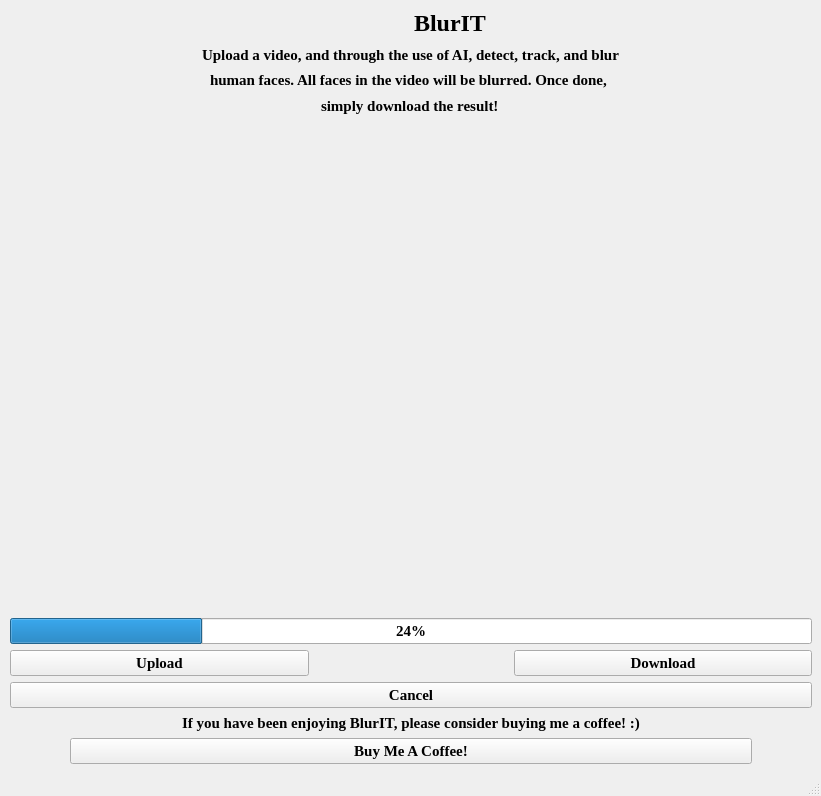
<?xml version="1.0" encoding="UTF-8"?>
<ui version="4.0">
 <class>MainWindow</class>
 <widget class="QMainWindow" name="MainWindow">
  <property name="geometry">
   <rect>
    <x>0</x>
    <y>0</y>
    <width>821</width>
    <height>796</height>
   </rect>
  </property>
  <property name="minimumSize">
   <size>
    <width>0</width>
    <height>2</height>
   </size>
  </property>
  <property name="font">
   <font>
    <family>Georgia</family>
    <pointsize>11</pointsize>
    <bold>true</bold>
   </font>
  </property>
  <property name="windowTitle">
   <string>MainWindow</string>
  </property>
  <widget class="QWidget" name="centralwidget">
   <property name="autoFillBackground">
    <bool>false</bool>
   </property>
   <layout class="QVBoxLayout" name="verticalLayout_7">
    <item>
     <layout class="QVBoxLayout" name="verticalLayout_6" stretch="0,4,18,4">
      <item>
       <layout class="QVBoxLayout" name="verticalLayout_8">
        <item>
         <layout class="QHBoxLayout" name="horizontalLayout_3"/>
        </item>
       </layout>
      </item>
      <item>
       <layout class="QVBoxLayout" name="verticalLayout_4">
        <item>
         <layout class="QHBoxLayout" name="horizontalLayout_2">
          <item alignment="Qt::AlignLeft|Qt::AlignTop">
           <widget class="QLabel" name="logo">
            <property name="enabled">
             <bool>true</bool>
            </property>
            <property name="sizePolicy">
             <sizepolicy hsizetype="Minimum" vsizetype="MinimumExpanding">
              <horstretch>0</horstretch>
              <verstretch>0</verstretch>
             </sizepolicy>
            </property>
            <property name="layoutDirection">
             <enum>Qt::RightToLeft</enum>
            </property>
            <property name="text">
             <string/>
            </property>
            <property name="pixmap">
             <pixmap resource="icon.qrc">:/Assets/Assets/logo.png</pixmap>
            </property>
            <property name="scaledContents">
             <bool>false</bool>
            </property>
            <property name="alignment">
             <set>Qt::AlignRight|Qt::AlignTrailing|Qt::AlignVCenter</set>
            </property>
           </widget>
          </item>
          <item>
           <widget class="QLabel" name="Name">
            <property name="maximumSize">
             <size>
              <width>16777215</width>
              <height>16777215</height>
             </size>
            </property>
            <property name="font">
             <font>
              <family>Georgia</family>
              <pointsize>18</pointsize>
              <bold>true</bold>
             </font>
            </property>
            <property name="text">
             <string>BlurIT</string>
            </property>
           </widget>
          </item>
         </layout>
        </item>
        <item alignment="Qt::AlignHCenter|Qt::AlignBottom">
         <widget class="QLabel" name="Description1">
          <property name="text">
           <string>Upload a video, and through the use of AI, detect, track, and blur</string>
          </property>
         </widget>
        </item>
        <item alignment="Qt::AlignHCenter|Qt::AlignVCenter">
         <widget class="QLabel" name="Description2">
          <property name="text">
           <string>human faces. All faces in the video will be blurred. Once done, </string>
          </property>
         </widget>
        </item>
        <item alignment="Qt::AlignHCenter|Qt::AlignTop">
         <widget class="QLabel" name="Description3">
          <property name="text">
           <string>simply download the result!</string>
          </property>
         </widget>
        </item>
       </layout>
      </item>
      <item>
       <layout class="QVBoxLayout" name="verticalLayout_5" stretch="0">
        <property name="sizeConstraint">
         <enum>QLayout::SetDefaultConstraint</enum>
        </property>
        <item>
         <widget class="QWidget" name="VideoPlayerFrame" native="true"/>
        </item>
       </layout>
      </item>
      <item>
       <layout class="QVBoxLayout" name="verticalLayout_3">
        <property name="leftMargin">
         <number>1</number>
        </property>
        <item>
         <layout class="QVBoxLayout" name="verticalLayout">
          <item>
           <widget class="QProgressBar" name="progressBar">
            <property name="value">
             <number>24</number>
            </property>
           </widget>
          </item>
          <item>
           <layout class="QHBoxLayout" name="horizontalLayout">
            <property name="spacing">
             <number>205</number>
            </property>
            <item>
             <widget class="QPushButton" name="Upload">
              <property name="sizePolicy">
               <sizepolicy hsizetype="Minimum" vsizetype="Preferred">
                <horstretch>0</horstretch>
                <verstretch>0</verstretch>
               </sizepolicy>
              </property>
              <property name="text">
               <string>Upload</string>
              </property>
             </widget>
            </item>
            <item>
             <widget class="QPushButton" name="Download">
              <property name="enabled">
               <bool>true</bool>
              </property>
              <property name="sizePolicy">
               <sizepolicy hsizetype="Minimum" vsizetype="Preferred">
                <horstretch>0</horstretch>
                <verstretch>0</verstretch>
               </sizepolicy>
              </property>
              <property name="text">
               <string>Download</string>
              </property>
             </widget>
            </item>
           </layout>
          </item>
         </layout>
        </item>
        <item>
         <widget class="QPushButton" name="Cancel">
          <property name="text">
           <string>Cancel</string>
          </property>
         </widget>
        </item>
        <item>
         <layout class="QVBoxLayout" name="verticalLayout_2">
          <property name="leftMargin">
           <number>60</number>
          </property>
          <property name="rightMargin">
           <number>60</number>
          </property>
          <item>
           <widget class="QLabel" name="coffeeLabel">
            <property name="sizePolicy">
             <sizepolicy hsizetype="Preferred" vsizetype="Preferred">
              <horstretch>0</horstretch>
              <verstretch>0</verstretch>
             </sizepolicy>
            </property>
            <property name="font">
             <font>
              <family>Georgia</family>
              <pointsize>11</pointsize>
              <bold>true</bold>
             </font>
            </property>
            <property name="text">
             <string>If you have been enjoying BlurIT, please consider buying me a coffee! :)</string>
            </property>
            <property name="alignment">
             <set>Qt::AlignBottom|Qt::AlignHCenter</set>
            </property>
           </widget>
          </item>
          <item>
           <widget class="QPushButton" name="coffee">
            <property name="text">
             <string>Buy Me A Coffee!</string>
            </property>
           </widget>
          </item>
         </layout>
        </item>
       </layout>
      </item>
     </layout>
    </item>
   </layout>
  </widget>
  <widget class="QMenuBar" name="menubar">
   <property name="geometry">
    <rect>
     <x>0</x>
     <y>0</y>
     <width>821</width>
     <height>22</height>
    </rect>
   </property>
  </widget>
  <widget class="QStatusBar" name="statusbar"/>
 </widget>
 <resources>
  <include location="icon.qrc"/>
 </resources>
 <connections/>
</ui>
